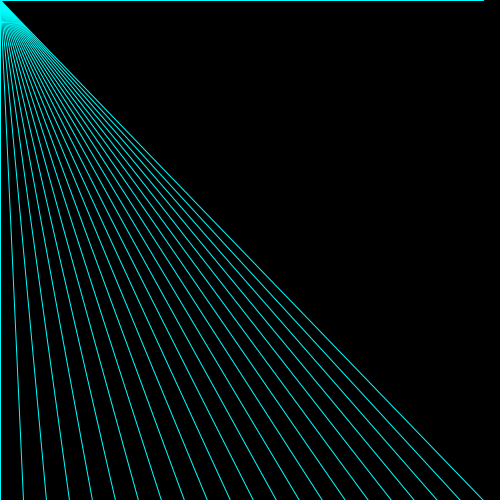
Frame 1 (no input)
Frame 60 (the mouse pressed at the canvas centre just before this capture): identical to frame 1, image omitted
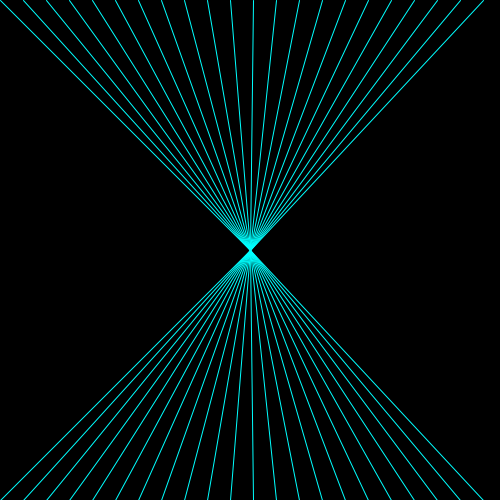
Frame 120 (the mouse held since frame 60 and released just before this capture)

The Processing sketch that drew these frames (run headless with seeded random() and noise(); from frame 60 on, the mouse is pressed at the canvas centre):

// Processing sketch: processing_38030
// ── processing_38030.pde

void setup(){
  size(500,500);
background(0);
stroke(0, 255, 255);
strokeWeight(1);
smooth();
}
float dis = 500/21;

void draw(){
  background(0);
for(float i=0; i<=21; i++){
line(dis*i, 0, mouseX, mouseY);}
for(float j=0; j<=21; j++){
line(dis*j, 500, mouseX, mouseY);;}
}
